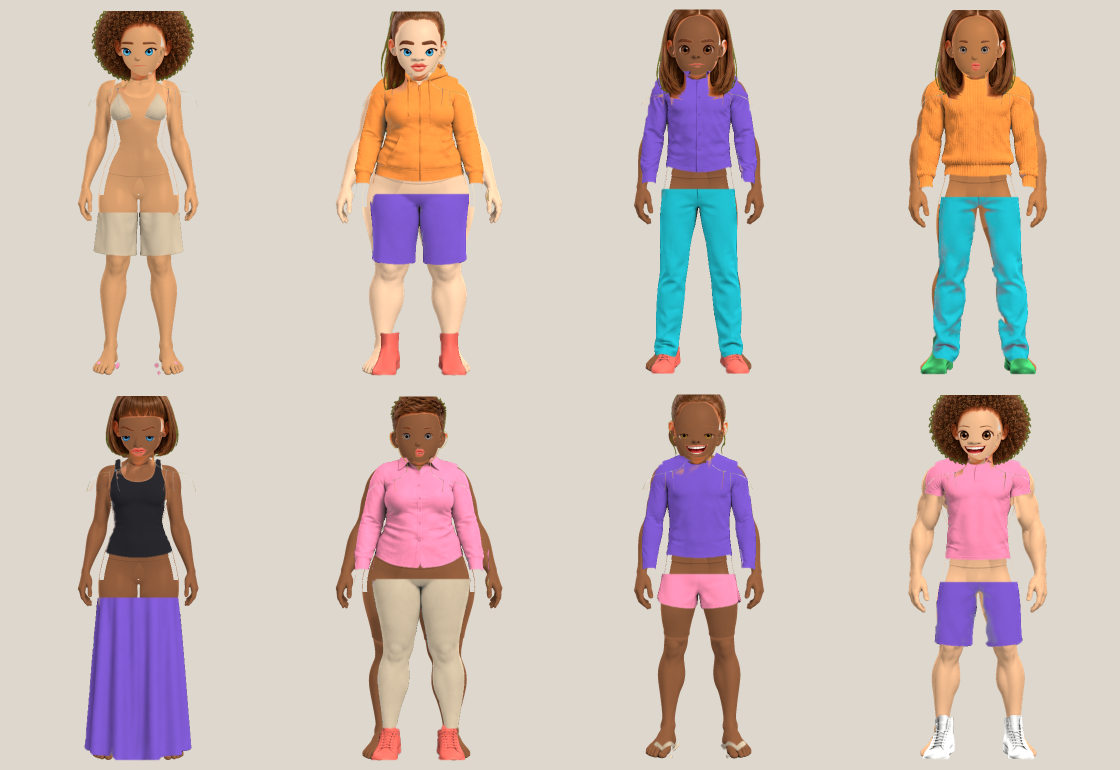
#> input picture documentation/gabarit-2026-11-16/4-silhouettes-8-personnages.png, 2240 x 1540 px (shown at 1/2 size)
$ python rendre_repetable.py ../documentation/gabarit-2026-11-16/4-silhouettes-8-personnages.png out.png
#> lines starting #> are read from the running program, lines starting #| are printed output that depends on the picture
#!/usr/bin/env python3
"""Rend une image répétable (sans couture visible) : fondu croisé entre l'image et sa copie décalée d'un demi-côté (les bords de la copie décalée
sont le MILIEU de l'original, donc continus entre eux). Mesure la couture avant/après (différence moyenne entre bord gauche et bord droit, haut et bas).
Usage : rendre_repetable.py <entrée.png> <sortie.png> [--taille 512]"""
import sys, argparse
import numpy as np
from PIL import Image
ap = argparse.ArgumentParser(); ap.add_argument('src'); ap.add_argument('dst'); ap.add_argument('--taille', type=int, default=512)
a = ap.parse_args()
im = Image.open(a.src).convert('RGB'); n = min(im.size)
#> further down, im is the input picture: PIL image 2240x1540 RGB; mean R, G, B 205.6, 190.7, 183.9
#> after `n = min(im.size)`: n = 1540
im = im.crop(((im.width - n) // 2, (im.height - n) // 2, (im.width + n) // 2, (im.height + n) // 2)).resize((a.taille, a.taille), Image.LANCZOS)
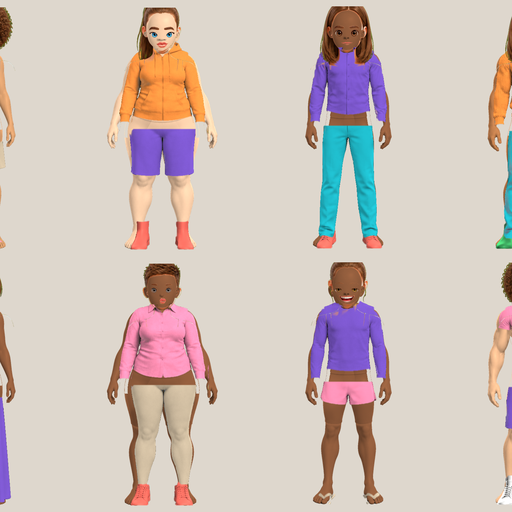
#> im: PIL image 512x512 RGB; mean R, G, B 209.2, 195.2, 188.5
x = np.asarray(im, dtype=np.float32) / 255
def couture(t): return float((np.abs(t[:, 0] - t[:, -1]).mean() + np.abs(t[0] - t[-1]).mean()) / 2)
avant = couture(x)
#> avant = 0.132
dec = np.roll(x, (a.taille // 2, a.taille // 2), axis=(0, 1))
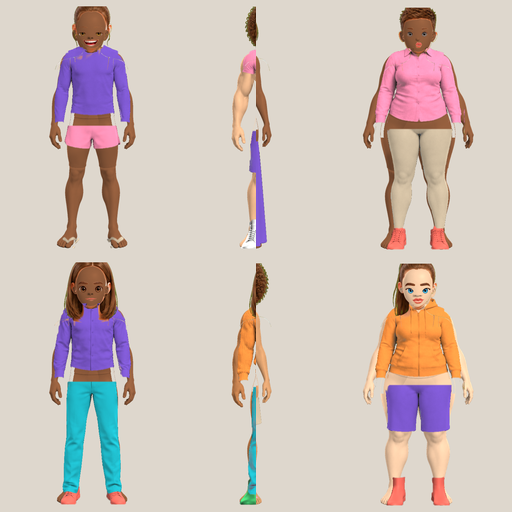
#> dec: shape (512, 512, 3) float32; mean R, G, B 0.821, 0.766, 0.738
w1 = 0.5 - 0.5 * np.cos(2 * np.pi * (np.arange(a.taille) + 0.5) / a.taille)  # 0 aux bords, 1 au centre
w = (w1[:, None] * w1[None, :])[..., None]
w = np.clip(w * 3.2, 0, 1)  # fenêtre resserrée : le fondu n'occupe que la bande proche des bords (moins d'images fantômes au centre)
y = x * w + dec * (1 - w)
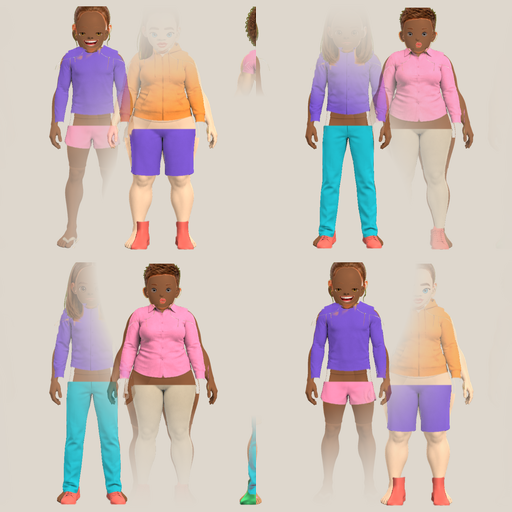
#> y: shape (512, 512, 3) float64; mean R, G, B 0.809, 0.756, 0.743
apres = couture(y)
#> apres = 2.02e-06
Image.fromarray((y * 255).astype(np.uint8)).save(a.dst)
print(f'couture : {avant:.3f} → {apres:.3f}')
#| couture : 0.132 → 0.000
